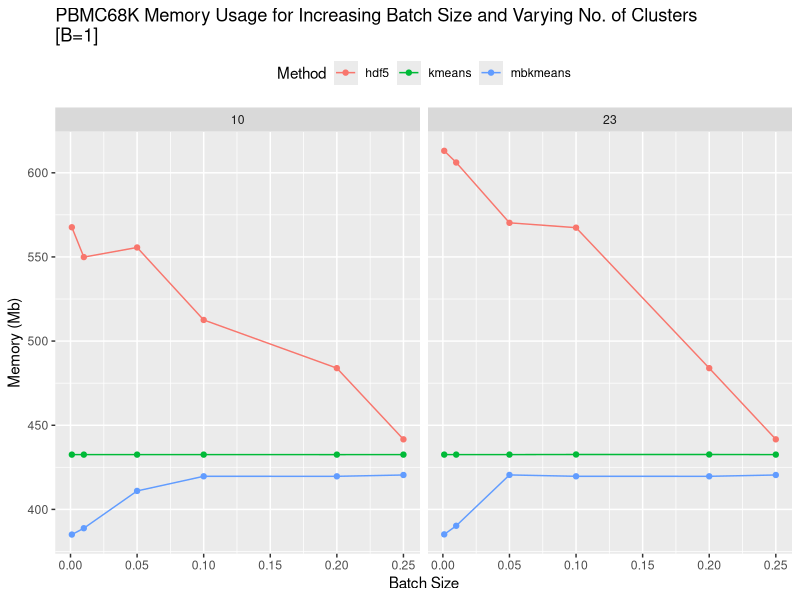
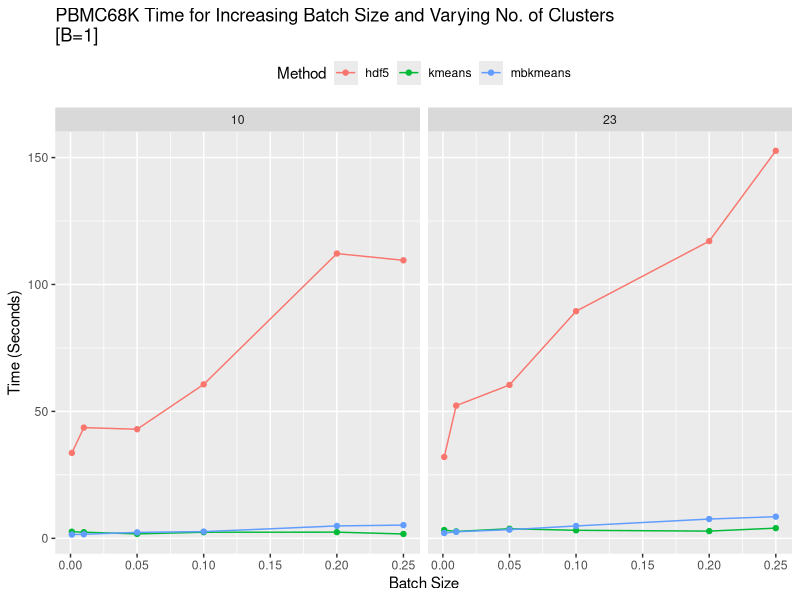
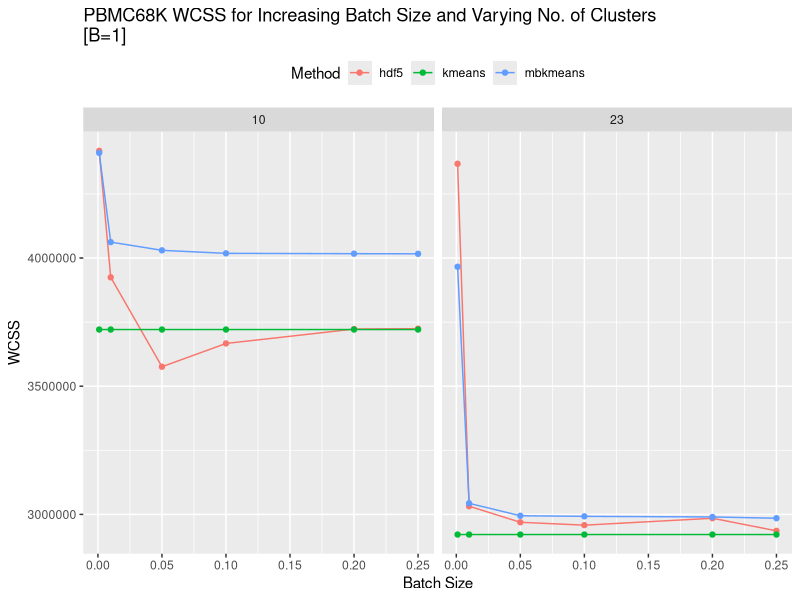

Source code (R) for these figures, in order:
## ---- chunk 1
knitr::opts_chunk$set(echo = TRUE, fig.width = 14, fig.height = 10)
## ---- chunk 2
library(tidyr)
library(ggplot2)
library(cowplot)
library(gridExtra)
library(dplyr)
library(grid)
library(here)
## ---- chunk 3
mem_table_real <- read.csv(file = here("main/case_studies/output/Output_memory.csv"),header=TRUE, sep=",")

time_table_real <- read.csv(file = here("main/case_studies/output/Output_time.csv"),header=TRUE, sep=",")

wcss_table_real <- read.csv(file = here("main/case_studies/output/Output_wcss.csv"),header=TRUE, sep=",")
## ---- chunk 4
mem_table_real <- mem_table_real %>% 
          filter((Data == "tenx_pbmc68k") & (Step == "05_pca cluster")) 
time_table_real <- time_table_real %>% 
          filter((Data == "tenx_pbmc68k") & (Step == "05_pca cluster")) 
wcss_table_real <- wcss_table_real %>% 
          filter((Data == "tenx_pbmc68k") & (Step == "05_pca cluster")) 
## ---- chunk 5
p_mem_real <- mem_table_real %>%
  dplyr::group_by(Method, X, Batch) %>% 
  dplyr::summarize(mean = mean(Memory), 
                   sd = sd(Memory)) %>% 
  ggplot(aes(x = Batch, y = mean, color = Method)) +
          geom_line()+
          geom_point()+
         # geom_errorbar(aes(ymin=mean-sd, ymax=mean+sd), width=.2,
        #        position=position_dodge(0.05))+
        labs(title = "PBMC68K Memory Usage for Increasing Batch Size and Varying No. of Clusters\n[B=1]") + 
        xlab("Batch Size") + 
        ylab("Memory (Mb)") + 
  facet_wrap(~X ) + 
  theme(legend.position = "top", legend.justification= "center") +
  scale_color_discrete(name = "Method")

p_mem_real
## ---- chunk 6
p_time_real <- time_table_real %>%
  dplyr::group_by(Method, X, Batch) %>% 
  dplyr::summarize(mean = mean(Elapsed_time), 
                   sd = sd(Elapsed_time)) %>% 
  ggplot(aes(x = Batch, y = mean, color = Method)) +
          geom_line()+
          geom_point()+
         # geom_errorbar(aes(ymin=mean-sd, ymax=mean+sd), width=.2,
        #        position=position_dodge(0.05))+
        labs(title = "PBMC68K Time for Increasing Batch Size and Varying No. of Clusters\n[B=1]") + 
        xlab("Batch Size") + 
        ylab("Time (Seconds)") + 
  facet_wrap(~X ) + 
  theme(legend.position = "top", legend.justification= "center") +
  scale_color_discrete(name = "Method")

p_time_real
## ---- chunk 7
p_wcss_real <- wcss_table_real %>%
  dplyr::group_by(Method, K, Batch) %>% 
  dplyr::summarize(mean = mean(WCSS), 
                   sd = sd(WCSS)) %>% 
  ggplot(aes(x = Batch, y = mean, color = Method)) +
          geom_line()+
          geom_point()+
         # geom_errorbar(aes(ymin=mean-sd, ymax=mean+sd), width=.2,
        #        position=position_dodge(0.05))+
        labs(title = "PBMC68K WCSS for Increasing Batch Size and Varying No. of Clusters\n[B=1]") + 
        xlab("Batch Size") + 
        ylab("WCSS") + 
  facet_wrap(~K) + 
  theme(legend.position = "top", legend.justification= "center") +
  scale_color_discrete(name = "Method")

p_wcss_real
